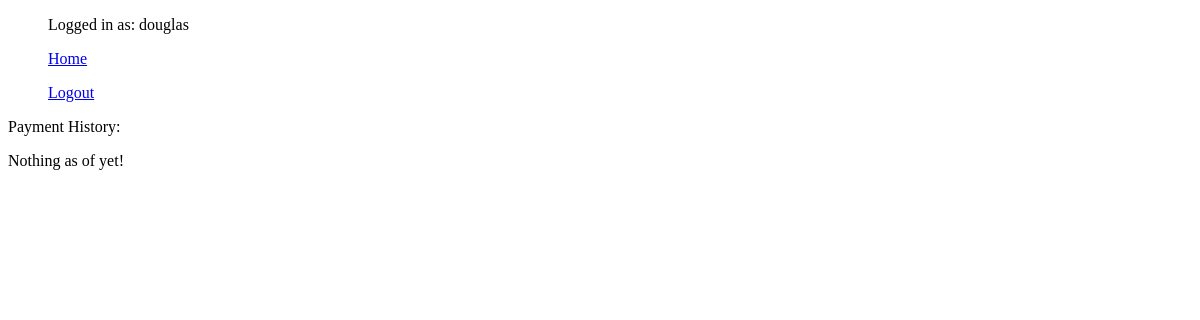
The page /bank_accounts/external_transfer_receipt_list (signed in) on the database as committed earlier.
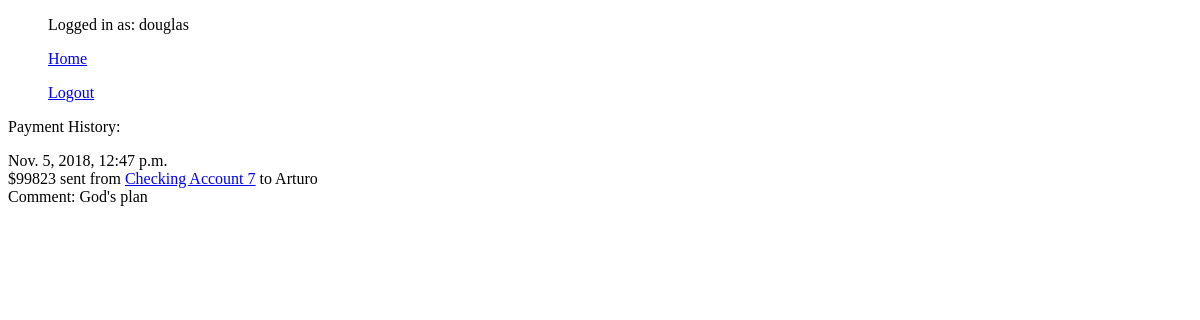
The same page on the database as committed later.
### bank_accounts/models.py (models this page shows, shortened)
class ExternalTransferReceipt(models.Model):
    payer = models.ForeignKey(to=User, on_delete=models.SET_NULL, null=True,
                              related_name='externaltransferreceipt_payer')
    payee = models.ForeignKey(to=User, on_delete=models.SET_NULL, null=True,
                              related_name='externaltransferreceipt_payee')
    from_account = models.ForeignKey(to=Account, on_delete=models.SET_NULL, null=True,
                                     related_name='externaltransferreceipt_from_account')
    to_account = models.ForeignKey(to=Account, on_delete=models.SET_NULL, null=True,
                                   related_name='externaltransferreceipt_to_account')
    amount = models.IntegerField()
    date = models.DateTimeField(default=timezone.now)  # date of transfer
    comment = models.CharField(max_length=500)  # User comment on nature of transfer

class Account(models.Model):
    CHECKING = "Checking"
    SAVINGS = "Savings"
    ACCOUNT_TYPE_CHOICES = (
        (CHECKING, 'Checking'),  # Each inner tuple is of form: (value to be set in model, human readable name)
        (SAVINGS, 'Savings'),
    )
    UCU = 'UCU'
    CHASE = 'Chase'
    WELLS_FARGO = 'Wells Fargo'
    BANK_OF_AMERICA = 'Bank of America'
    BANK_CHOICES = (
        (UCU, 'UCU'),
        (CHASE, 'Chase'),
        (WELLS_FARGO, 'Wells Fargo'),
        (BANK_OF_AMERICA, 'Bank of America'),
    )
    account_type = models.CharField(max_length=200, default=None, choices=ACCOUNT_TYPE_CHOICES)
    creator = models.CharField(max_length=200, default=None)  # Account creator
    holder = models.ForeignKey(User, on_delete=models.SET_NULL, null=True, blank=True)  # Account holder is a site user
    balance = models.IntegerField(default=0)
    bank = models.CharField(max_length=200, default='UCU', null=True, choices=BANK_CHOICES)
    routing_number = models.IntegerField(null=True)
    def __str__(self):
        return self.account_type + ' Account ' + str(self.id)

### bank_accounts/views.py (the view)
# urls.py: path('external_transfer_receipt_list', ExternalTransferReceiptList.as_view(),
class ExternalTransferReceiptList(LoginRequiredMixin, ListView):
    template_name = 'bank_accounts/external_transfer_receipt_list.html'
    model = ExternalTransferReceipt
    context_object_name = 'receipts'
    def get_queryset(self):  # Get the list of model instances we can display
        return ExternalTransferReceipt.objects.filter(payer=self.request.user) |\
               ExternalTransferReceipt.objects.filter(payee=self.request.user)

### bank_accounts/templates/bank_accounts/external_transfer_receipt_list.html (shortened to what this page needs)
{% extends 'base.html' %}
{% block content %}
    <p>Payment History:</p>
    {% if receipts %}
        {% for receipt in receipts %}
            <p>{{ receipt.date }}<br>
            ${{ receipt.amount }} sent
            {% if request.user == receipt.payer %}
    {% if receipt.from_account and receipt.payee %}
        from
        <a href="{% url 'bank_accounts:account_detail' receipt.from_account.id %}">{{ receipt.from_account }}</a>
        to
        {{ receipt.payee }}
    {% elif receipt.from_account %}
        from
        <a href="{% url 'bank_accounts:account_detail' receipt.from_account.id %}">{{ receipt.from_account }}</a>
        to
        Deleted User
    {% elif receipt.payee %}
        from
        Deleted Account
        to
        {{ receipt.payee }}
    {% else %}
        from
        Deleted Account
        to
        Deleted User
    {% endif %}
{% endif %}
            <br>
            {% if receipt.comment %}
                Comment: {{ receipt.comment }}
            {% endif %}
            <br>
        {% endfor %}
    {% else %}
        <p>Nothing as of yet!</p>
    {% endif %}
{% endblock %}

Rows that differ between the two databases and show on the page:
added ExternalTransferReceipt: date "Nov. 5, 2018, 12:47 p.m.", amount "99823", from_account "Checking Account 7", payee "Arturo", comment "God's plan"
Other text that changed with them:
text no longer shown: "Nothing as of yet!"
